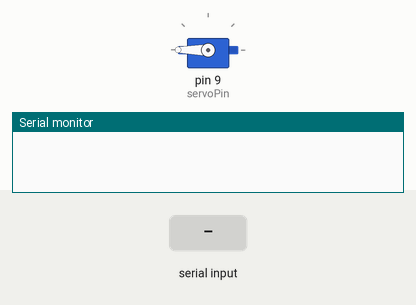
Recording of a sketch running on a simulated Arduino Uno, built with avr-gcc and run on an emulated ATmega328P. Parts: servo, the last lines printed to the serial monitor. Inputs (shaded band) come from the test bench.

Above: at 1.2 s.
1.3 s: "SERVO:0\n" received over Serial
At 2.1 s:
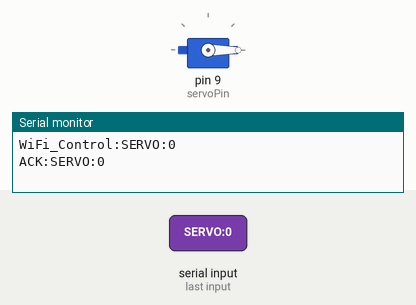
5.9 s: "SERVO:1\n" received over Serial
At 6.8 s:
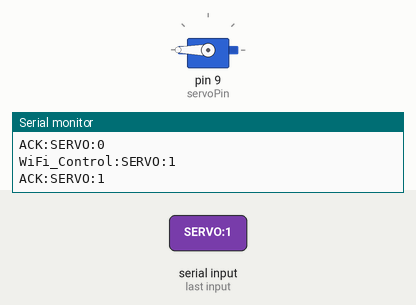
Timing chart, 0 to 8.5 s (numbered marks = the images above; inputs shaded):
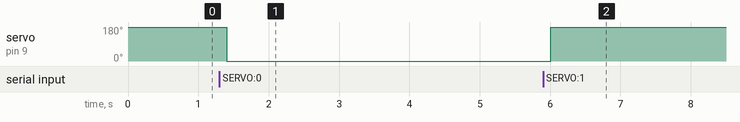

Measured:
- after the input at 1.3 s, servo on pin 9 (servoPin): 180° → 0° after 0.11 s
- after the input at 5.9 s, servo on pin 9 (servoPin): 0° → 180° after 0.11 s

The sketch:

Smart_Window.ino
```cpp
// 引入SoftwareSerial库，用于创建软串口通信
#include <SoftwareSerial.h>
#include <Servo.h>  //舵机库
Servo myservo;

// 创建软串口对象，使用A5作为RX引脚接收数据，A4作为TX引脚发送数据
SoftwareSerial mySerial(A5, A4);

// 定义变量用于存储从语音模块接收到的控制码
volatile int Voice_Control = 0;  // 初始化为0，确保首次判断时不触发任何指令

// 用于存储从串口接收到的控制指令字符串
String WiFi_Control = "";

// 定义舵机连接的引脚号
int servoPin = 9;


void setup() {
  // 初始化串口通信，波特率设置为750（注意：非标准波特率，需确保通信双方一致）
  Serial.begin(750);
  // 初始化软串口，用于与语音模块通信，波特率9600
  mySerial.begin(9600);
  myservo.attach(servoPin);  //舵机连接数字口9
    //舵机旋转到180度
  myservo.write(180);
}

void loop() {
  // 检查串口是否有数据可读
  if (Serial.available()) {
    // 读取直到换行符('\n')的数据，并转换为String类型
    WiFi_Control = Serial.readStringUntil('\n');

    // 去除字符串首尾的空白字符（如回车、空格等）
    WiFi_Control.trim();

    // 将接收到的指令回传到串口，便于调试
    Serial.print("WiFi_Control:");
    Serial.println(WiFi_Control);
  }
  // 持续检查软串口是否有来自语音模块的数据
  while (mySerial.available()) {
    // 读取一个字节的数据
    Voice_Control = mySerial.read();

    // 将接收到的数据通过硬件串口输出，便于调试和监控
    Serial.println(Voice_Control);
  }

  // 判断接收到的指令内容并执行相应操作
  if ((WiFi_Control == "SERVO:1") || (Voice_Control == 17)) {
    //舵机旋转到180度
    myservo.write(180);
    // 发送应答指令到串口
    Serial.println("ACK:SERVO:1");

  } else if ((WiFi_Control == "SERVO:0") || (Voice_Control == 18)) {
    //舵机旋转到0度
    myservo.write(0);
    // 发送应答指令到串口
    Serial.println("ACK:SERVO:0");
  }
  // 清除指令字符串，避免重复执行
  WiFi_Control = "";
  Voice_Control = 0;
}
```
